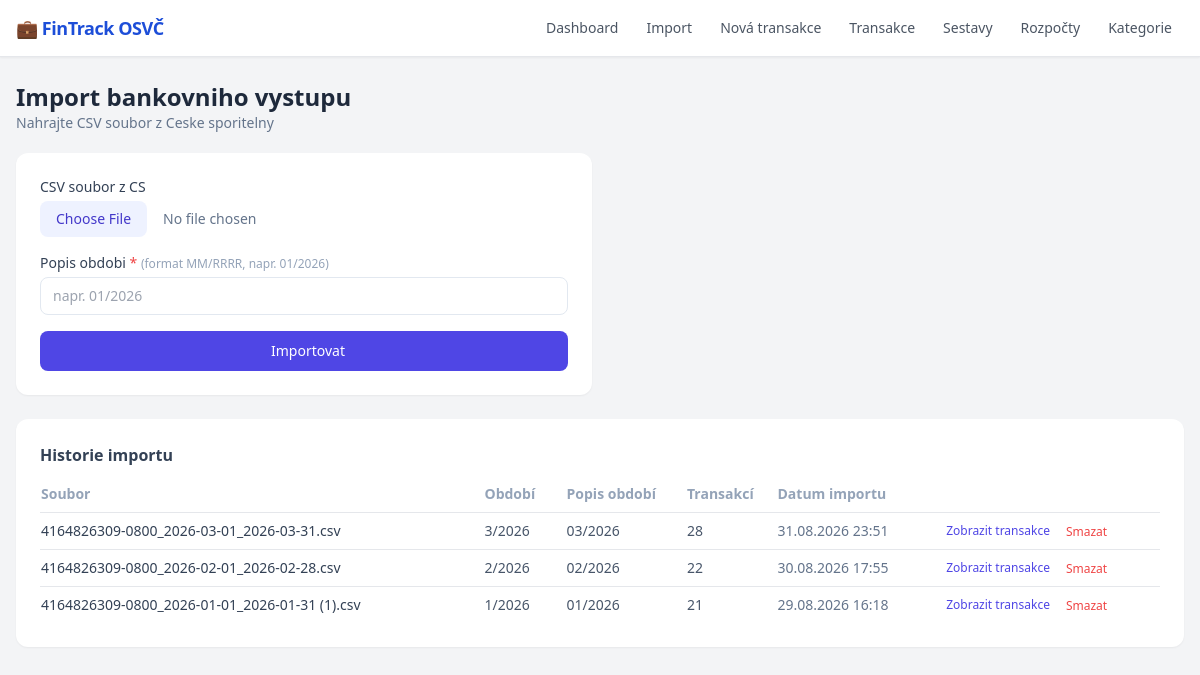
The page /import on the database its author committed.
### database.py (models this page shows)
class ImportBatch(Base):
    __tablename__ = "import_batches"
    id = Column(Integer, primary_key=True, index=True)
    filename = Column(String, nullable=False)
    year = Column(Integer, nullable=False)
    month = Column(Integer, nullable=False)
    imported_at = Column(DateTime, default=datetime.now)
    transaction_count = Column(Integer, default=0)
    period_label = Column(String, nullable=True)
    owner_account_name = Column(String, nullable=True)
    owner_account_number = Column(String, nullable=True)
    transactions = relationship("Transaction", back_populates="import_batch")

### main.py (the view)
@app.get("/import", response_class=HTMLResponse)
async def import_page(request: Request):
    db = SessionLocal()
    try:
        imports = db.query(ImportBatch).order_by(ImportBatch.imported_at.desc()).all()
        imp_list = [{"id": i.id, "filename": i.filename, "month": i.month, "year": i.year,
                     "count": i.transaction_count,
                     "period_label": i.period_label or "",
                     "imported_at": i.imported_at.strftime("%d.%m.%Y %H:%M") if i.imported_at else ""}
                    for i in imports]
        return render("import.html", imports=imp_list, message=None, error=None)
    finally:
        db.close()

### templates/import.html (shortened to what this page needs)
{% extends "base.html" %}
{% block content %}
<div class="mb-5">
  <h1 class="text-2xl font-bold text-slate-800">Import bankovniho vystupu</h1>
  <p class="text-slate-500 text-sm">Nahrajte CSV soubor z Ceske sporitelny</p>
</div>
<div class="bg-white rounded-xl shadow-sm p-6 mb-6 max-w-xl">
  <form method="post" enctype="multipart/form-data" class="space-y-4">
    <div>
      <label class="block text-sm font-medium text-slate-700 mb-1">CSV soubor z CS</label>
      <input type="file" name="file" accept=".csv" required
        class="block w-full text-sm text-slate-500 file:mr-4 file:py-2 file:px-4 file:rounded-lg file:border-0 file:text-sm file:font-medium file:bg-indigo-50 file:text-indigo-700 hover:file:bg-indigo-100">
    </div>
    <div>
      <label class="block text-sm font-medium text-slate-700 mb-1">Popis obdobi <span class="text-red-500">*</span> <span class="text-slate-400 font-normal text-xs">(format MM/RRRR, napr. 01/2026)</span></label>
      <input type="text" name="period_label" placeholder="napr. 01/2026" required
        class="w-full border border-slate-200 rounded-lg px-3 py-2 text-sm focus:outline-none focus:ring-2 focus:ring-indigo-500">
    </div>
    <button type="submit" class="w-full bg-indigo-600 hover:bg-indigo-700 text-white py-2.5 rounded-lg font-medium text-sm transition-colors">
      Importovat
    </button>
  </form>
</div>
<div class="bg-white rounded-xl shadow-sm p-6">
  <h2 class="font-semibold text-slate-700 mb-4">Historie importu</h2>
  {% if imports %}
  <table class="w-full text-sm">
    <thead>
      <tr class="text-left text-slate-400 border-b">
        <th class="pb-2">Soubor</th>
        <th class="pb-2">Období</th>
        <th class="pb-2">Popis období</th>
        <th class="pb-2">Transakcí</th>
        <th class="pb-2">Datum importu</th>
        <th class="pb-2"></th>
      </tr>
    </thead>
    <tbody>
    {% for b in imports %}
    <tr class="border-b last:border-0 hover:bg-slate-50">
      <td class="py-2 pr-4 text-slate-700">{{ b.filename }}</td>
      <td class="py-2 pr-4 text-slate-600">{{ b.month }}/{{ b.year }}</td>
      <td class="py-2 pr-4 text-slate-600">{{ b.period_label }}</td>
      <td class="py-2 pr-4 text-slate-600">{{ b.count }}</td>
      <td class="py-2 pr-4 text-slate-500">{{ b.imported_at }}</td>
      <td class="py-2">
        <div class="flex items-center gap-3">
          <a href="/transactions?batch_id={{ b.id }}" class="text-indigo-600 hover:underline text-xs">Zobrazit transakce</a>
          <form method="post" action="/import/delete/{{ b.id }}" onsubmit="return confirm('Opravdu chcete smazat tento import a vsechny jeho transakce?');" class="inline">
            <button type="submit" class="text-red-500 hover:text-red-700 text-xs font-medium">
              Smazat
            </button>
          </form>
        </div>
      </td>
    </tr>
    {% endfor %}
    </tbody>
  </table>
  {% else %}
  <p class="text-slate-400 text-sm">Zatim zadny import.</p>
  {% endif %}
</div>
{% endblock %}

### rows shown on the page
ImportBatch: filename "4164826309-0800_2026-03-01_2026-03-31.csv", month "3", year "2026", period_label "03/2026", count "28", imported_at "31.08.2026 23:51"
ImportBatch: filename "4164826309-0800_2026-02-01_2026-02-28.csv", month "2", year "2026", period_label "02/2026", count "22", imported_at "30.08.2026 17:55"
ImportBatch: filename "4164826309-0800_2026-01-01_2026-01-31 (1).csv", month "1", year "2026", period_label "01/2026", count "21", imported_at "29.08.2026 16:18"
